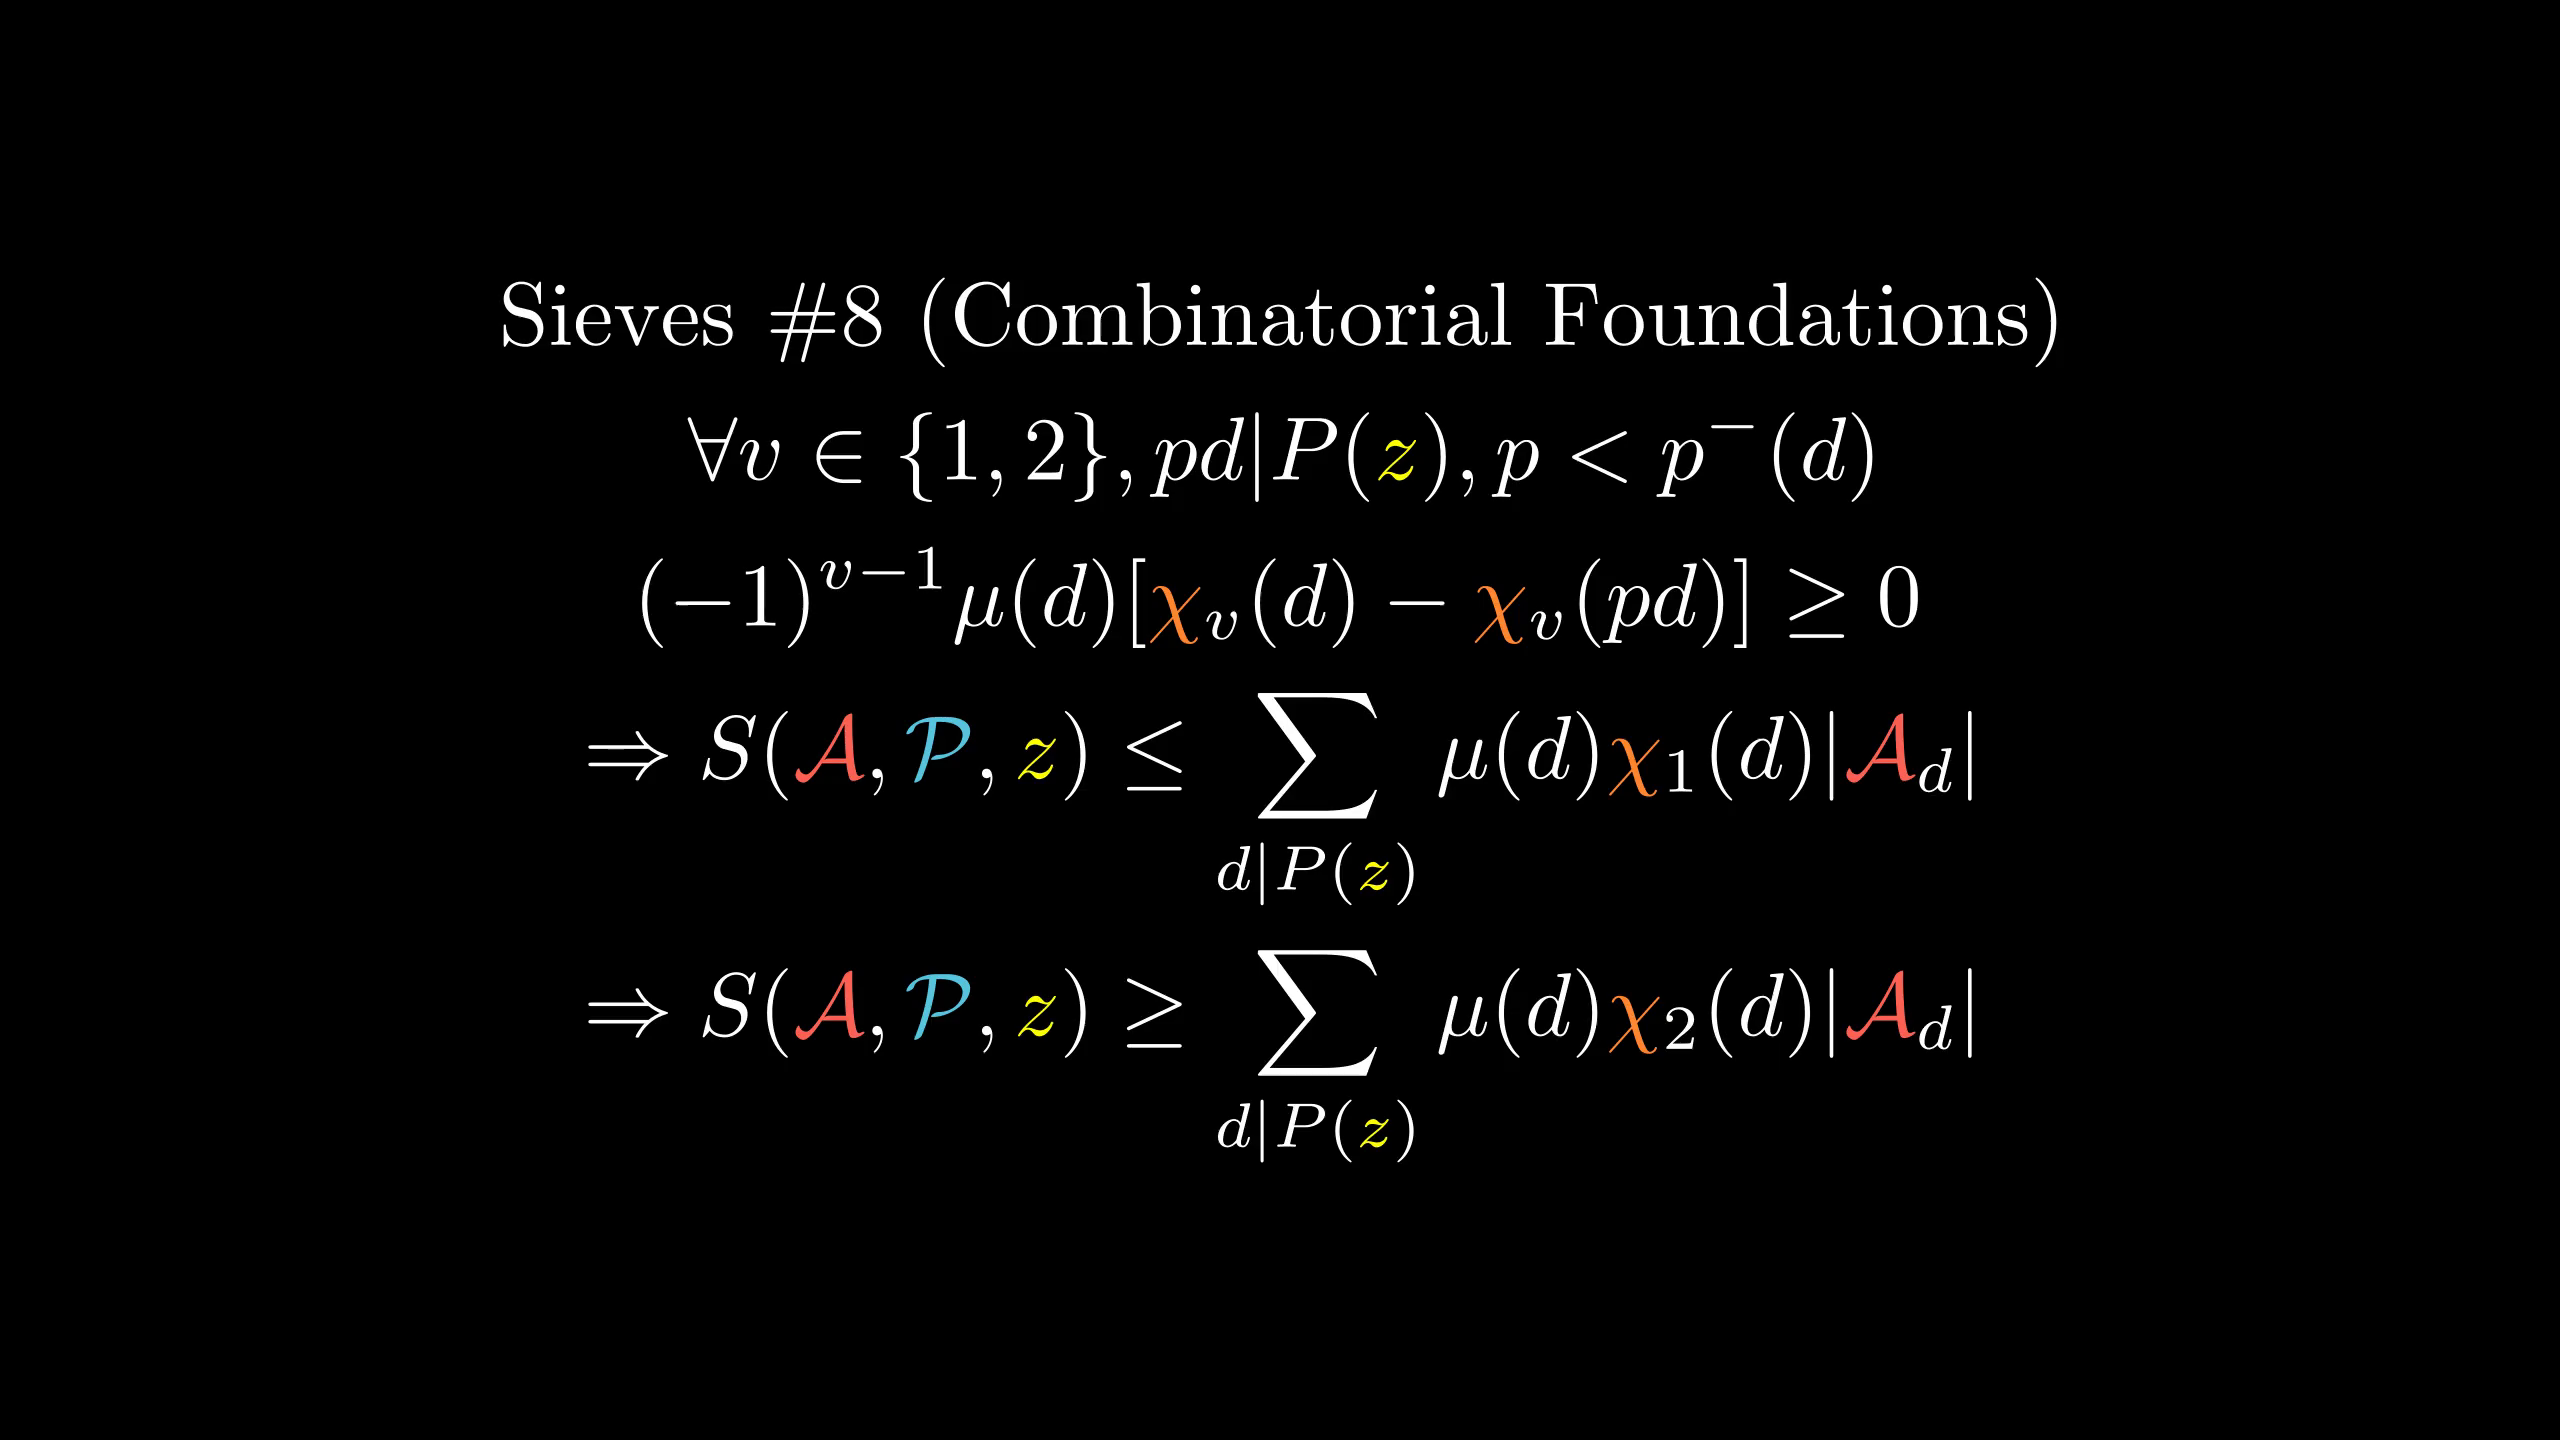

This chart was generated by the following Python code:
from manimlib.imports import *

class FooScene(Scene):
    def construct(self):
        cm={
                r"\mathcal A":RED,
                r"\mathcal P":BLUE,
                "z":YELLOW,
                r"\chi":ORANGE
        }
        tit=TextMobject(r"Sieves \#8 (Combinatorial Foundations)")
        fml=TexMobject(r"\forall v\in\{1,2\},pd|P(z),p<p^-(d)",tex_to_color_map=cm)
        fml2=TexMobject(r"(-1)^{v-1}\mu(d)[\chi_v(d)-\chi_v(pd)]\ge0",tex_to_color_map=cm)
        fml3=TexMobject(r"\Rightarrow S(\mathcal A,\mathcal P,z)\le\sum_{d|P(z)}\mu(d)\chi_1(d)|\mathcal A_d|",tex_to_color_map=cm)
        fml4=TexMobject(r"\Rightarrow S(\mathcal A,\mathcal P,z)\ge\sum_{d|P(z)}\mu(d)\chi_2(d)|\mathcal A_d|",tex_to_color_map=cm)
        self.add(VGroup(tit,fml,fml2,fml3,fml4).arrange(DOWN))
        self.wait()
